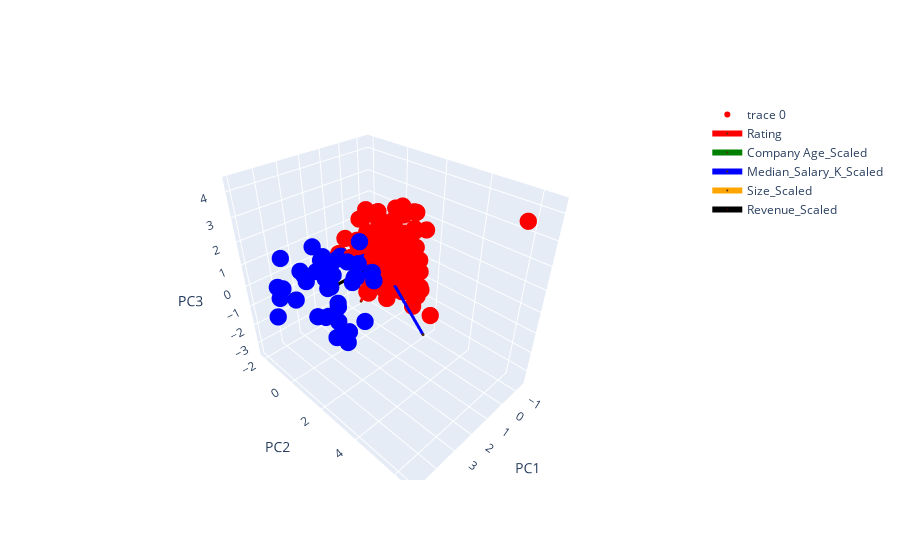

Notebook cell for this chart:
### Code cell
# Visulization with origal 5 dimensions projected into 3D space
from plotly.offline import plot
import plotly.graph_objs as go
df_plot['color']=df_plot['Label'].map({0:'red',1:'blue'})
trace1 = go.Scatter3d(
    x=reduced[:,0],
    y = reduced[:,1],
    z = reduced[:,2],
#     text=comp_name,
    mode='markers',
    marker=dict(
        size=6,
         color=df_plot['color'],
))

dc_1 = go.Scatter3d( x = [0,4*pca.components_.T[0][0]],
                     y = [0,4*pca.components_.T[0][1]],
                     z = [0,4*pca.components_.T[0][2]],
                     marker = dict( size = 1,
                                    color = "rgb(84,48,5)"),
                     line = dict( color = "red",
                                width = 6),
                     name = "Rating",
                  )

dc_2 = go.Scatter3d( x = [0,4*pca.components_.T[1][0]],
                   y = [0,4*pca.components_.T[1][1]],
                   z = [0,4*pca.components_.T[1][2]],
                   marker = dict( size = 1,
                                  color = "rgb(84,48,5)"),
                   line = dict( color = "green",
                                width = 6),
                   name = "Company Age_Scaled"
                 )
dc_3 = go.Scatter3d( x = [0,4*pca.components_.T[2][0]],
                     y = [0,4*pca.components_.T[2][1]],
                     z = [0,4*pca.components_.T[2][2]],
                     marker = dict( size = 1,
                                  color = "rgb(84,48,5)"),
                     line = dict( color = "blue",
                                width = 6),
                     name = "Median_Salary_K_Scaled"
                 ) 
dc_4 = go.Scatter3d( x = [0,4*pca.components_.T[3][0]],
                     y = [0,4*pca.components_.T[3][1]],
                     z = [0,4*pca.components_.T[3][2]],
                     marker = dict( size = 1,
                                  color = "rgb(84,48,5)"),
                     line = dict( color = "orange",
                                width = 6),
                     name = "Size_Scaled"
                   )
dc_5 = go.Scatter3d( x = [0,4*pca.components_.T[4][0]],
                     y = [0,4*pca.components_.T[4][1]],
                     z = [0,4*pca.components_.T[4][2]],
                     marker = dict( size = 1,
                                  color = "rgb(51,0,0)"),
                     line = dict( color = "black",
                                width = 6),
                     name = "Revenue_Scaled"
                   )


data = [trace1,dc_1,dc_2,dc_3,dc_4,dc_5]
fig = go.Figure(data=data,)
fig.update_layout(
    scene=dict(
          xaxis_title='PC1',
          yaxis_title='PC2',
          zaxis_title='PC3',
        ))
fig.show()

### Figure 1 — Plotly figure (JSON) as saved in the notebook; plotly's stock layout.template omitted (floating-point values rounded to 4 significant figures; data arrays with more than 128 entries replaced by an {"elided": "..."} marker saying what was removed)
{"data": [{"marker": {"color": {"elided": "232 str values"}, "size": 6}, "mode": "markers", "type": "scatter3d", "x": {"elided": "232 float values"}, "y": {"elided": "232 float values"}, "z": {"elided": "232 float values"}}, {"line": {"color": "red", "width": 6}, "marker": {"color": "rgb(84,48,5)", "size": 1}, "name": "Rating", "type": "scatter3d", "x": [0, -0.4639], "y": [0, -1.886], "z": [0, -3.469]}, {"line": {"color": "green", "width": 6}, "marker": {"color": "rgb(84,48,5)", "size": 1}, "name": "Company Age_Scaled", "type": "scatter3d", "x": [0, 1.745], "y": [0, -1.577], "z": [0, 0.2198]}, {"line": {"color": "blue", "width": 6}, "marker": {"color": "rgb(84,48,5)", "size": 1}, "name": "Median_Salary_K_Scaled", "type": "scatter3d", "x": [0, 0.6175], "y": [0, 3.155], "z": [0, -1.966]}, {"line": {"color": "orange", "width": 6}, "marker": {"color": "rgb(84,48,5)", "size": 1}, "name": "Size_Scaled", "type": "scatter3d", "x": [0, 2.447], "y": [0, -0.04202], "z": [0, -0.1744]}, {"line": {"color": "black", "width": 6}, "marker": {"color": "rgb(51,0,0)", "size": 1}, "name": "Revenue_Scaled", "type": "scatter3d", "x": [0, 2.524], "y": [0, 0.0129], "z": [0, -0.1394]}], "layout": {"scene": {"xaxis": {"title": {"text": "PC1"}}, "yaxis": {"title": {"text": "PC2"}}, "zaxis": {"title": {"text": "PC3"}}}}}
